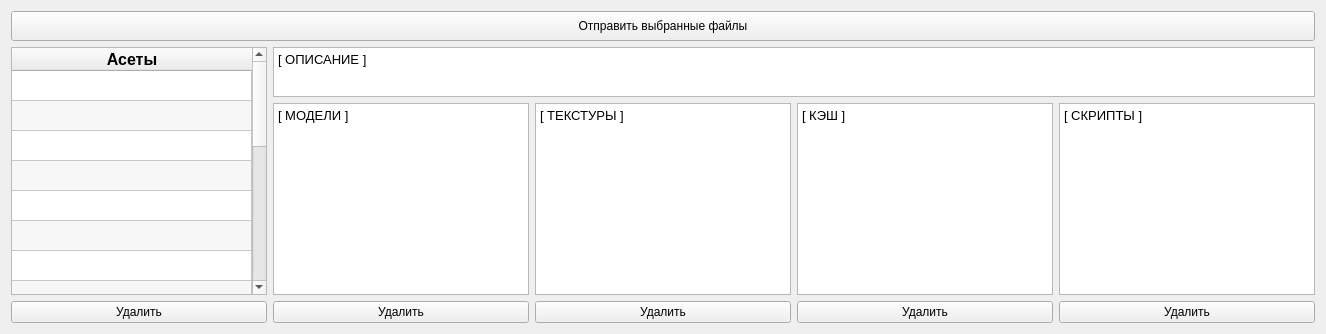
          <widget class="QWidget" name="tab_11">
           <attribute name="title">
            <string>Асеты</string>
           </attribute>
           <layout class="QVBoxLayout" name="verticalLayout_29">
            <item>
             <widget class="QPushButton" name="pushButton_7">
              <property name="minimumSize">
               <size>
                <width>0</width>
                <height>30</height>
               </size>
              </property>
              <property name="maximumSize">
               <size>
                <width>16000</width>
                <height>171</height>
               </size>
              </property>
              <property name="text">
               <string>Отправить выбранные файлы</string>
              </property>
             </widget>
            </item>
            <item>
             <layout class="QHBoxLayout" name="horizontalLayout_33">
              <item>
               <layout class="QVBoxLayout" name="verticalLayout_33">
                <item>
                 <widget class="QTableWidget" name="tableWidget_5">
                  <property name="minimumSize">
                   <size>
                    <width>250</width>
                    <height>0</height>
                   </size>
                  </property>
                  <property name="alternatingRowColors">
                   <bool>true</bool>
                  </property>
                  <attribute name="horizontalHeaderStretchLastSection">
                   <bool>true</bool>
                  </attribute>
                  <attribute name="verticalHeaderVisible">
                   <bool>false</bool>
                  </attribute>
                  <row>
                   <property name="text">
                    <string>1</string>
                   </property>
                  </row>
                  <row>
                   <property name="text">
                    <string>2</string>
                   </property>
                  </row>
                  <row>
                   <property name="text">
                    <string>3</string>
                   </property>
                  </row>
                  <row>
                   <property name="text">
                    <string>4</string>
                   </property>
                  </row>
                  <row>
                   <property name="text">
                    <string>5</string>
                   </property>
                  </row>
                  <row>
                   <property name="text">
                    <string>6</string>
                   </property>
                  </row>
                  <row>
                   <property name="text">
                    <string>7</string>
                   </property>
                  </row>
                  <row>
                   <property name="text">
                    <string>8</string>
                   </property>
                  </row>
                  <row>
                   <property name="text">
                    <string>10</string>
                   </property>
                  </row>
                  <row>
                   <property name="text">
                    <string>11</string>
                   </property>
                  </row>
                  <row>
                   <property name="text">
                    <string>12</string>
                   </property>
                  </row>
                  <row>
                   <property name="text">
                    <string>13</string>
                   </property>
                  </row>
                  <row>
                   <property name="text">
                    <string>14</string>
                   </property>
                  </row>
                  <row>
                   <property name="text">
                    <string>15</string>
                   </property>
                  </row>
                  <row>
                   <property name="text">
                    <string>16</string>
                   </property>
                  </row>
                  <row>
                   <property name="text">
                    <string>17</string>
                   </property>
                  </row>
                  <row>
                   <property name="text">
                    <string>18</string>
                   </property>
                  </row>
                  <row>
                   <property name="text">
                    <string>20</string>
                   </property>
                  </row>
                  <column>
                   <property name="text">
                    <string>Асеты</string>
                   </property>
                   <property name="font">
                    <font>
                     <pointsize>12</pointsize>
                     <weight>75</weight>
                     <bold>true</bold>
                    </font>
                   </property>
                   <property name="textAlignment">
                    <set>AlignCenter</set>
                   </property>
                  </column>
                 </widget>
                </item>
                <item>
                 <layout class="QHBoxLayout" name="horizontalLayout_34">
                  <item>
                   <widget class="QPushButton" name="pushButton_44">
                    <property name="text">
                     <string>Удалить</string>
                    </property>
                   </widget>
                  </item>
                 </layout>
                </item>
               </layout>
              </item>
              <item>
               <layout class="QVBoxLayout" name="verticalLayout_34">
                <item>
                 <widget class="QTextBrowser" name="textBrowser_28">
                  <property name="maximumSize">
                   <size>
                    <width>16777215</width>
                    <height>50</height>
                   </size>
                  </property>
                  <property name="html">
                   <string>&lt;!DOCTYPE HTML PUBLIC &quot;-//W3C//DTD HTML 4.0//EN&quot; &quot;http://www.w3.org/TR/REC-html40/strict.dtd&quot;&gt;
&lt;html&gt;&lt;head&gt;&lt;meta name=&quot;qrichtext&quot; content=&quot;1&quot; /&gt;&lt;style type=&quot;text/css&quot;&gt;
p, li { white-space: pre-wrap; }
&lt;/style&gt;&lt;/head&gt;&lt;body style=&quot; font-family:'MS Shell Dlg 2'; font-size:11px; font-weight:400; font-style:normal;&quot;&gt;
&lt;p style=&quot; margin-top:0px; margin-bottom:0px; margin-left:0px; margin-right:0px; -qt-block-indent:0; text-indent:0px;&quot;&gt;&lt;span style=&quot; font-size:10pt;&quot;&gt;[ ОПИСАНИЕ ]&lt;/span&gt;&lt;/p&gt;&lt;/body&gt;&lt;/html&gt;</string>
                  </property>
                 </widget>
                </item>
                <item>
                 <layout class="QHBoxLayout" name="horizontalLayout_35">
                  <item>
                   <layout class="QVBoxLayout" name="verticalLayout_35">
                    <item>
                     <widget class="QTextBrowser" name="textBrowser_29">
                      <property name="html">
                       <string>&lt;!DOCTYPE HTML PUBLIC &quot;-//W3C//DTD HTML 4.0//EN&quot; &quot;http://www.w3.org/TR/REC-html40/strict.dtd&quot;&gt;
&lt;html&gt;&lt;head&gt;&lt;meta name=&quot;qrichtext&quot; content=&quot;1&quot; /&gt;&lt;style type=&quot;text/css&quot;&gt;
p, li { white-space: pre-wrap; }
&lt;/style&gt;&lt;/head&gt;&lt;body style=&quot; font-family:'MS Shell Dlg 2'; font-size:11px; font-weight:400; font-style:normal;&quot;&gt;
&lt;p style=&quot; margin-top:0px; margin-bottom:0px; margin-left:0px; margin-right:0px; -qt-block-indent:0; text-indent:0px;&quot;&gt;&lt;span style=&quot; font-size:10pt;&quot;&gt;[ МОДЕЛИ ]&lt;/span&gt;&lt;/p&gt;&lt;/body&gt;&lt;/html&gt;</string>
                      </property>
                     </widget>
                    </item>
                    <item>
                     <layout class="QHBoxLayout" name="horizontalLayout_36">
                      <item>
                       <widget class="QPushButton" name="pushButton_46">
                        <property name="text">
                         <string>Удалить</string>
                        </property>
                       </widget>
                      </item>
                     </layout>
                    </item>
                   </layout>
                  </item>
                  <item>
                   <layout class="QVBoxLayout" name="verticalLayout_36">
                    <item>
                     <widget class="QTextBrowser" name="textBrowser_30">
                      <property name="html">
                       <string>&lt;!DOCTYPE HTML PUBLIC &quot;-//W3C//DTD HTML 4.0//EN&quot; &quot;http://www.w3.org/TR/REC-html40/strict.dtd&quot;&gt;
&lt;html&gt;&lt;head&gt;&lt;meta name=&quot;qrichtext&quot; content=&quot;1&quot; /&gt;&lt;style type=&quot;text/css&quot;&gt;
p, li { white-space: pre-wrap; }
&lt;/style&gt;&lt;/head&gt;&lt;body style=&quot; font-family:'MS Shell Dlg 2'; font-size:11px; font-weight:400; font-style:normal;&quot;&gt;
&lt;p style=&quot; margin-top:0px; margin-bottom:0px; margin-left:0px; margin-right:0px; -qt-block-indent:0; text-indent:0px;&quot;&gt;&lt;span style=&quot; font-size:10pt;&quot;&gt;[ ТЕКСТУРЫ ]&lt;/span&gt;&lt;/p&gt;&lt;/body&gt;&lt;/html&gt;</string>
                      </property>
                     </widget>
                    </item>
                    <item>
                     <layout class="QHBoxLayout" name="horizontalLayout_37">
                      <item>
                       <widget class="QPushButton" name="pushButton_48">
                        <property name="text">
                         <string>Удалить</string>
                        </property>
                       </widget>
                      </item>
                     </layout>
                    </item>
                   </layout>
                  </item>
                  <item>
                   <layout class="QVBoxLayout" name="verticalLayout_37">
                    <item>
                     <widget class="QTextBrowser" name="textBrowser_31">
                      <property name="html">
                       <string>&lt;!DOCTYPE HTML PUBLIC &quot;-//W3C//DTD HTML 4.0//EN&quot; &quot;http://www.w3.org/TR/REC-html40/strict.dtd&quot;&gt;
&lt;html&gt;&lt;head&gt;&lt;meta name=&quot;qrichtext&quot; content=&quot;1&quot; /&gt;&lt;style type=&quot;text/css&quot;&gt;
p, li { white-space: pre-wrap; }
&lt;/style&gt;&lt;/head&gt;&lt;body style=&quot; font-family:'MS Shell Dlg 2'; font-size:11px; font-weight:400; font-style:normal;&quot;&gt;
&lt;p style=&quot; margin-top:0px; margin-bottom:0px; margin-left:0px; margin-right:0px; -qt-block-indent:0; text-indent:0px;&quot;&gt;&lt;span style=&quot; font-size:10pt;&quot;&gt;[ КЭШ ]&lt;/span&gt;&lt;/p&gt;&lt;/body&gt;&lt;/html&gt;</string>
                      </property>
                     </widget>
                    </item>
                    <item>
                     <layout class="QHBoxLayout" name="horizontalLayout_38">
                      <item>
                       <widget class="QPushButton" name="pushButton_50">
                        <property name="text">
                         <string>Удалить</string>
                        </property>
                       </widget>
                      </item>
                     </layout>
                    </item>
                   </layout>
                  </item>
                  <item>
                   <layout class="QVBoxLayout" name="verticalLayout_38">
                    <item>
                     <widget class="QTextBrowser" name="textBrowser_32">
                      <property name="html">
                       <string>&lt;!DOCTYPE HTML PUBLIC &quot;-//W3C//DTD HTML 4.0//EN&quot; &quot;http://www.w3.org/TR/REC-html40/strict.dtd&quot;&gt;
&lt;html&gt;&lt;head&gt;&lt;meta name=&quot;qrichtext&quot; content=&quot;1&quot; /&gt;&lt;style type=&quot;text/css&quot;&gt;
p, li { white-space: pre-wrap; }
&lt;/style&gt;&lt;/head&gt;&lt;body style=&quot; font-family:'MS Shell Dlg 2'; font-size:11px; font-weight:400; font-style:normal;&quot;&gt;
&lt;p style=&quot; margin-top:0px; margin-bottom:0px; margin-left:0px; margin-right:0px; -qt-block-indent:0; text-indent:0px;&quot;&gt;&lt;span style=&quot; font-size:10pt;&quot;&gt;[ СКРИПТЫ ]&lt;/span&gt;&lt;/p&gt;&lt;/body&gt;&lt;/html&gt;</string>
                      </property>
                     </widget>
                    </item>
                    <item>
                     <layout class="QHBoxLayout" name="horizontalLayout_39">
                      <item>
                       <widget class="QPushButton" name="pushButton_52">
                        <property name="text">
                         <string>Удалить</string>
                        </property>
                       </widget>
                      </item>
                     </layout>
                    </item>
                   </layout>
                  </item>
                 </layout>
                </item>
               </layout>
              </item>
             </layout>
            </item>
           </layout>
          </widget>
